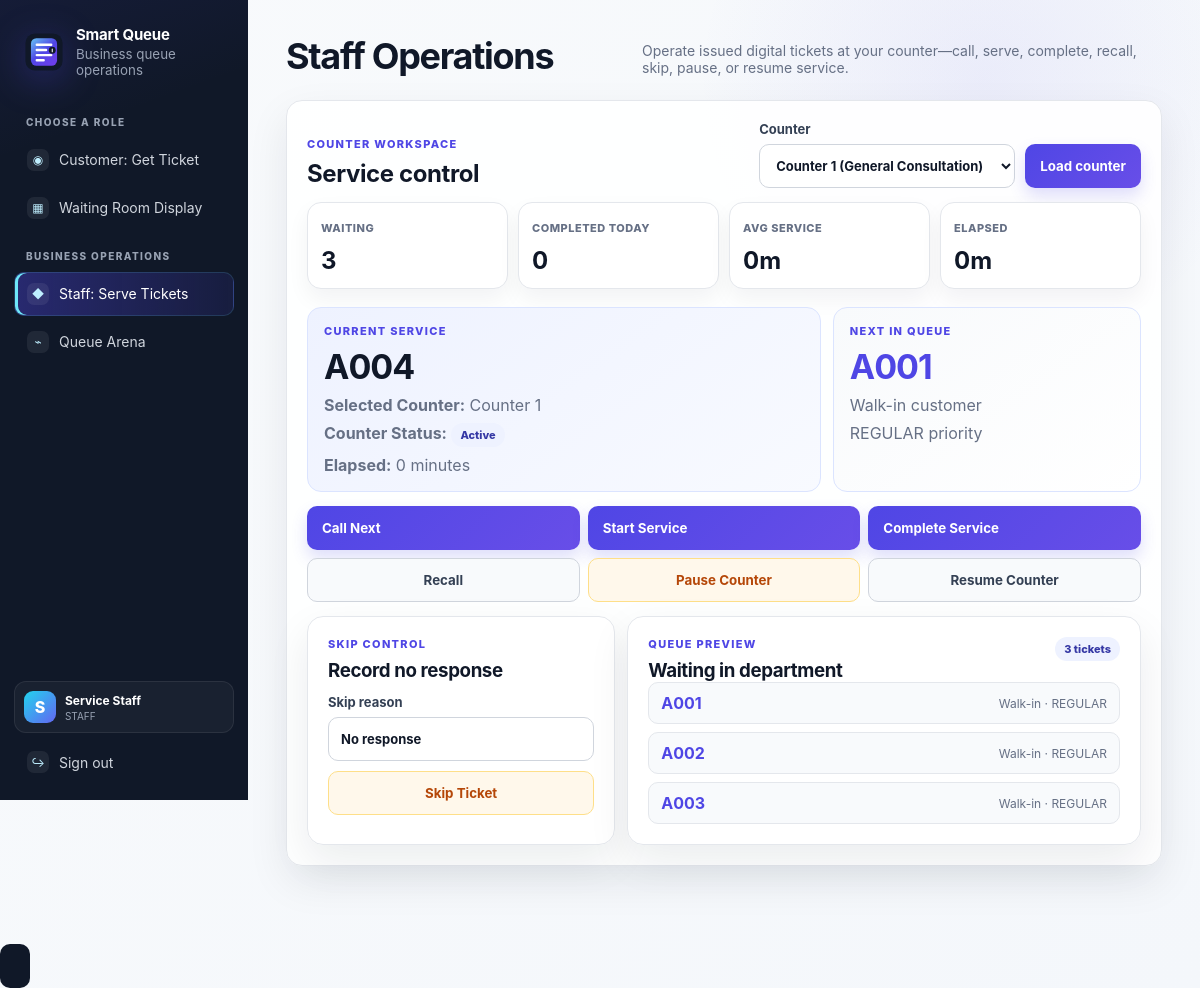
Before: /staff (signed in) with the older database file.
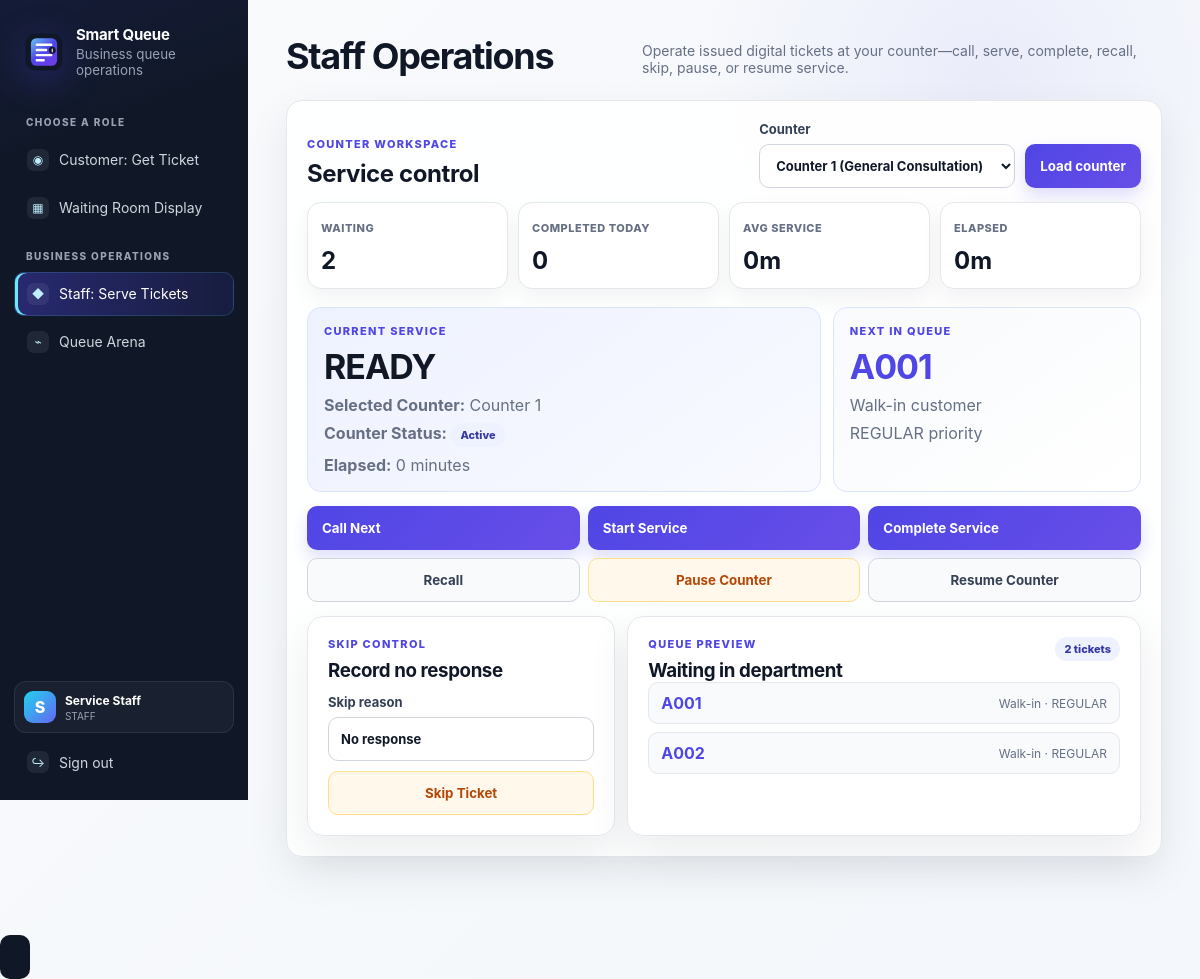
After: the same page with the newer database file.
### database/models.py (models this page shows)
class Base(DeclarativeBase):
    pass

class Ticket(Base):
    __tablename__ = "tickets"
    id: Mapped[int] = mapped_column(Integer, primary_key=True)
    ticket_number: Mapped[str] = mapped_column(String(20), unique=True, nullable=False, index=True)
    customer_name: Mapped[str | None] = mapped_column(String(120))
    priority_category: Mapped[PriorityCategory] = mapped_column(Enum(PriorityCategory), default=PriorityCategory.REGULAR)
    ticket_type: Mapped[TicketType] = mapped_column(Enum(TicketType), default=TicketType.WALK_IN)
    status: Mapped[TicketStatus] = mapped_column(Enum(TicketStatus), default=TicketStatus.WAITING, index=True)
    department_id: Mapped[int] = mapped_column(ForeignKey("departments.id"), nullable=False)
    service_id: Mapped[int] = mapped_column(ForeignKey("services.id"), nullable=False)
    counter_id: Mapped[int | None] = mapped_column(ForeignKey("counters.id"))
    created_by_user_id: Mapped[int | None] = mapped_column(ForeignKey("users.id"))
    called_by_staff_id: Mapped[int | None] = mapped_column(ForeignKey("users.id"))
    estimated_wait_minutes: Mapped[int] = mapped_column(Integer, default=0, nullable=False)
    skip_reason: Mapped[str | None] = mapped_column(Text)
    transfer_note: Mapped[str | None] = mapped_column(Text)
    recall_count: Mapped[int] = mapped_column(Integer, default=0, nullable=False)
    created_at: Mapped[datetime] = mapped_column(DateTime, default=datetime.utcnow, index=True)
    called_at: Mapped[datetime | None] = mapped_column(DateTime)
    service_started_at: Mapped[datetime | None] = mapped_column(DateTime)
    completed_at: Mapped[datetime | None] = mapped_column(DateTime)
    updated_at: Mapped[datetime] = mapped_column(
        DateTime,
        default=datetime.utcnow,
        onupdate=datetime.utcnow,
    )
    department = relationship("Department")
    service = relationship("Service")
    counter = relationship("Counter")

### app.py (the view, shortened to what this page needs)
@app.route("/staff", methods=["GET", "POST"])
@login_required
@roles_required(Role.ADMIN, Role.MANAGER, Role.STAFF)
def staff_dashboard():
    selected_counter_id = request.values.get("counter_id", type=int)
    with get_session() as db:
        counters = list(db.scalars(select(Counter).where(Counter.is_active.is_(True))).all())
        if not counters:
            flash("No active counters configured.", "warning")
            return render_template("staff.html", counters=[], selected_counter=None, current_ticket=None)
        if selected_counter_id is None:
            selected_counter_id = counters[0].id
        selected_counter = db.get(Counter, selected_counter_id)
        current_ticket = db.scalar(
            select(Ticket)
            .where(Ticket.counter_id == selected_counter.id, Ticket.status.in_([TicketStatus.CALLED, TicketStatus.SERVING]))
            .order_by(desc(Ticket.called_at), desc(Ticket.updated_at))
        )
        waiting = list(
            db.scalars(
                select(Ticket)
                .where(Ticket.department_id == selected_counter.department_id, Ticket.status == TicketStatus.WAITING)
                .order_by(Ticket.created_at.asc())
                .limit(10)
            ).all()
        )
        waiting_count = len(waiting)
        next_ticket = waiting[0] if waiting else None
        completed_today = db.scalar(select(func.count(Ticket.id)).where(
            Ticket.counter_id == selected_counter.id,
            Ticket.status == TicketStatus.COMPLETED,
            Ticket.completed_at >= datetime.utcnow().replace(hour=0, minute=0, second=0, microsecond=0),
        )) or 0
        completed_durations = []
        for ticket in db.scalars(select(Ticket).where(
            Ticket.counter_id == selected_counter.id,
            Ticket.status == TicketStatus.COMPLETED,
            Ticket.service_started_at.is_not(None),
            Ticket.completed_at.is_not(None),
        )).all():
            completed_durations.append((ticket.completed_at - ticket.service_started_at).total_seconds() / 60)
        average_service = round(sum(completed_durations) / len(completed_durations), 1) if completed_durations else 0
        elapsed_service = 0
        if current_ticket and current_ticket.service_started_at:
            elapsed_service = max(int((datetime.utcnow() - current_ticket.service_started_at).total_seconds() / 60), 0)
        staff_summary = {
            "waiting": waiting_count,
            "completed_today": completed_today,
            "average_service": average_service,
            "elapsed_service": elapsed_service,
            "next_ticket": next_ticket,
        }
        return render_template(
            "staff.html",
            counters=counters,
            selected_counter=selected_counter,
            current_ticket=current_ticket,
            waiting=waiting,
            staff_summary=staff_summary,
        )

### app.py (called while the page is built)
def login_required(view_func):
    @wraps(view_func)
    def wrapper(*args, **kwargs):
        if not session.get("user_id"):
            flash("Please login first.", "warning")
            return redirect(url_for("login"))
        return view_func(*args, **kwargs)
    return wrapper

def roles_required(*roles: Role):
    role_values = {role.value for role in roles}
    def decorator(view_func):
        @wraps(view_func)
        def wrapper(*args, **kwargs):
            user_role = session.get("user_role")
            if user_role not in role_values:
                flash("You do not have access to this page.", "danger")
                return redirect(url_for("home"))
            return view_func(*args, **kwargs)
        return wrapper
    return decorator

### database/connection.py (called while the page is built)
@contextmanager
def get_session():
    session = SessionLocal()
    try:
        yield session
        session.commit()
    except Exception:
        session.rollback()
        raise
    finally:
        session.close()

### templates/staff.html (shortened to what the changed rows need)
{% extends 'base.html' %}
{% block content %}
<section class="page-head">
  <h1>Staff Operations</h1>
</section>
<section class="card staff-console">
  <div class="staff-console-header">
    <div>
      <h2>Service control</h2>
    </div>
  </div>
  {% if selected_counter %}
  <section class="desk-kpis staff-kpis">
    <div><span>Waiting</span><strong>{{ staff_summary.waiting }}</strong></div>
    <div><span>Completed Today</span><strong>{{ staff_summary.completed_today }}</strong></div>
    <div><span>Avg Service</span><strong>{{ staff_summary.average_service }}m</strong></div>
    <div><span>Elapsed</span><strong>{{ staff_summary.elapsed_service }}m</strong></div>
  </section>
  <div class="staff-operation-grid">
    <div class="ticket-box staff-current-ticket">
      <span class="eyebrow">CURRENT SERVICE</span>
      <strong class="staff-current-id">{{ current_ticket.ticket_number if current_ticket else 'READY' }}</strong>
      <p><strong>Selected Counter:</strong> {{ selected_counter.name }}</p>
      <p><strong>Counter Status:</strong> <span class="badge">{{ 'Paused' if selected_counter.is_paused else 'Active' }}</span></p>
      <p><strong>Elapsed:</strong> {{ staff_summary.elapsed_service }} minutes</p>
    </div>
    <div class="ticket-box staff-next-ticket">
      <span class="eyebrow">NEXT IN QUEUE</span>
      {% if staff_summary.next_ticket %}
      <strong class="staff-next-id">{{ staff_summary.next_ticket.ticket_number }}</strong>
      <p>{{ staff_summary.next_ticket.customer_name or 'Walk-in customer' }}</p>
      <p>{{ staff_summary.next_ticket.priority_category.value }} priority</p>
      {% else %}
      <strong class="staff-next-id">—</strong>
      <p>No waiting customers.</p>
      {% endif %}
    </div>
  </div>
  <div class="desk-actions">
    <form method="post" class="inline-form"><input type="hidden" name="counter_id" value="{{ selected_counter.id }}"><input type="hidden" name="action" value="call_next"><button class="primary-action">Call Next</button></form>
    <form method="post" class="inline-form"><input type="hidden" name="counter_id" value="{{ selected_counter.id }}"><input type="hidden" name="action" value="start"><button class="primary-action">Start Service</button></form>
    <form method="post" class="inline-form"><input type="hidden" name="counter_id" value="{{ selected_counter.id }}"><input type="hidden" name="action" value="complete"><button class="primary-action">Complete Service</button></form>
    <form method="post" class="inline-form"><input type="hidden" name="counter_id" value="{{ selected_counter.id }}"><input type="hidden" name="action" value="recall"><button class="secondary-action">Recall</button></form>
    <form method="post" class="inline-form"><input type="hidden" name="counter_id" value="{{ selected_counter.id }}"><input type="hidden" name="action" value="pause"><button class="warning-action">Pause Counter</button></form>
    <form method="post" class="inline-form"><input type="hidden" name="counter_id" value="{{ selected_counter.id }}"><input type="hidden" name="action" value="resume"><button class="secondary-action">Resume Counter</button></form>
  </div>
  <div class="staff-bottom-grid">
    <form method="post" class="card skip-card">
      <span class="eyebrow">SKIP CONTROL</span>
      <h3>Record no response</h3>
      <label>Skip reason<input name="skip_reason" placeholder="No response" value="No response"></label>
      <button type="submit" class="warning-action">Skip Ticket</button>
    </form>
    <section class="card waiting-card">
      <div class="chart-heading"><div><span class="eyebrow">QUEUE PREVIEW</span><h3>Waiting in department</h3></div><span class="badge">{{ waiting|length }} tickets</span></div>
      <div class="waiting-list">
        {% for t in waiting %}
        <div class="waiting-list-item"><strong>{{ t.ticket_number }}</strong><span>{{ t.customer_name or 'Walk-in' }} · {{ t.priority_category.value }}</span></div>
        {% else %}
        <div class="waiting-list-item"><strong>—</strong><span>No waiting tickets.</span></div>
        {% endfor %}
      </div>
    </section>
  </div>
  {% endif %}
</section>
{% endblock %}

Changed rows visible on the page:
removed Ticket: ticket_number "A004"
removed Ticket: ticket_number "A003", customer_name "Walk-in", priority_category.value "REGULAR"
Other visible differences:
{{ staff_summary.waiting }}: "3" → "2"
{{ current_ticket.ticket_number if current_ticket else 'READY' }}: (not shown) → "READY"
{{ waiting|length }}: "3" → "2"
